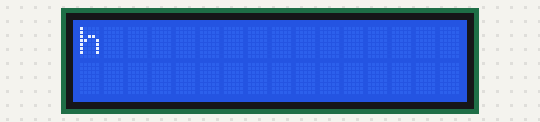
This sketch was run on a simulated Arduino Uno, built with avr-gcc and run on an emulated ATmega328P. Shown: 20×4 character LCD. Wiring (inferred from the names in the program): character LCD (HD44780): RS pin 4; E pin 16; data pin 14, pin 8, pin 10, pin 5. Random numbers use the default seed unless the sketch sets one.

Above: at 0.33 s.
At 4.64 s:
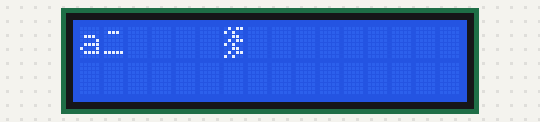
At 8.26 s:
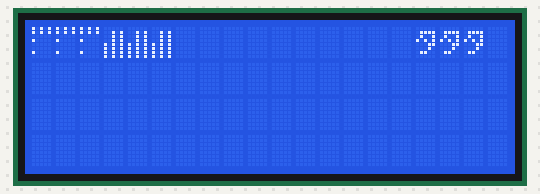
At 16.81 s:
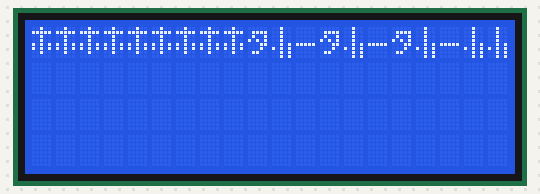
At 27.38 s:
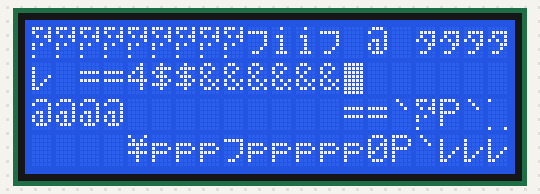
At 38.36 s:
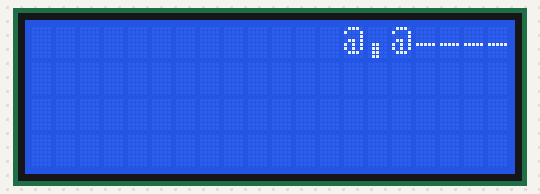

The sketch:

matrixFun.ino
```cpp
int rows[8] = {9,3,2,12,15,11,7,6};
int cols[8] = {13,8,17,10,5,16,4,14};

int img[10][8][8] =
{
{
{0,0,1,1,1,1,0,0},
{0,1,1,1,1,1,1,0},
{0,1,1,0,0,1,1,0},
{0,1,1,0,0,1,1,0},
{0,1,1,0,0,1,1,0},
{0,1,1,0,0,1,1,0},
{0,1,1,1,1,1,1,0},
{0,0,1,1,1,1,0,0}
},
{
{0,1,1,1,1,1,0,1},
{0,1,1,1,1,1,0,1},
{0,1,1,1,1,1,0,1},
{0,1,1,1,1,1,0,1},
{0,1,1,1,1,1,0,1},
{0,1,1,1,1,1,0,1},
{0,1,1,1,1,1,0,1},
{0,1,1,1,1,1,0,1}
},
{
{0,1,1,1,1,1,0,1},
{0,1,1,1,1,1,0,1},
{0,1,1,1,1,1,0,1},
{0,1,1,1,1,1,0,1},
{0,1,1,1,1,1,0,1},
{0,1,1,1,1,1,0,1},
{0,1,1,1,1,1,0,1},
{0,1,1,1,1,1,0,1}
},
{
{0,1,1,1,1,1,0,1},
{0,1,1,1,1,1,0,1},
{0,1,1,1,1,1,0,1},
{0,1,1,1,1,1,0,1},
{0,1,1,1,1,1,0,1},
{0,1,1,1,1,1,0,1},
{0,1,1,1,1,1,0,1},
{0,1,1,1,1,1,0,1}
},
{
{0,1,1,1,1,1,0,1},
{0,1,1,1,1,1,0,1},
{0,1,1,1,1,1,0,1},
{0,1,1,1,1,1,0,1},
{0,1,1,1,1,1,0,1},
{0,1,1,1,1,1,0,1},
{0,1,1,1,1,1,0,1},
{0,1,1,1,1,1,0,1}
},
{
{0,1,1,1,1,1,0,1},
{0,1,1,1,1,1,0,1},
{0,1,1,1,1,1,0,1},
{0,1,1,1,1,1,0,1},
{0,1,1,1,1,1,0,1},
{0,1,1,1,1,1,0,1},
{0,1,1,1,1,1,0,1},
{0,1,1,1,1,1,0,1}
},
{
{0,1,1,1,1,1,0,1},
{0,1,1,1,1,1,0,1},
{0,1,1,1,1,1,0,1},
{0,1,1,1,1,1,0,1},
{0,1,1,1,1,1,0,1},
{0,1,1,1,1,1,0,1},
{0,1,1,1,1,1,0,1},
{0,1,1,1,1,1,0,1}
},
{
{0,1,1,1,1,1,0,1},
{0,1,1,1,1,1,0,1},
{0,1,1,1,1,1,0,1},
{0,1,1,1,1,1,0,1},
{0,1,1,1,1,1,0,1},
{0,1,1,1,1,1,0,1},
{0,1,1,1,1,1,0,1},
{0,1,1,1,1,1,0,1}
},
{
{0,1,1,1,1,1,0,1},
{0,1,1,1,1,1,0,1},
{0,1,1,1,1,1,0,1},
{0,1,1,1,1,1,0,1},
{0,1,1,1,1,1,0,1},
{0,1,1,1,1,1,0,1},
{0,1,1,1,1,1,0,1},
{0,1,1,1,1,1,0,1}
},
{
{0,1,1,1,1,1,0,1},
{0,1,1,1,1,1,0,1},
{0,1,1,1,1,1,0,1},
{0,1,1,1,1,1,0,1},
{0,1,1,1,1,1,0,1},
{0,1,1,1,1,1,0,1},
{0,1,1,1,1,1,0,1},
{0,1,1,1,1,1,0,1}
}
};

int screen[] = {
1,0,0,0,0,0,0,0,
0,0,0,0,0,0,0,0,
0,0,0,0,0,0,0,0,
0,0,0,0,0,0,0,0,
0,0,0,0,0,0,0,0,
0,0,0,0,0,0,0,0,
0,0,0,0,0,0,0,0,
0,0,0,0,0,0,0,0
};

void drawScreen(){
  for (int y = 0; y < 8; y++){
    for (int x = 0; x < 8; x++){
      digitalWrite(cols[x], screen[y*8+x] == 1 ? HIGH : LOW);
    }
    digitalWrite(rows[y], LOW);
    delayMicroseconds(100);
    digitalWrite(rows[y], HIGH);
  }
}

void putPixel(byte x, byte y, byte c){
  screen[y*8+x] = c;
}

void doSomething(){
  byte temp = screen[0];
  for (int i = 0 ; i < 64 ; i++){
    screen[i]=screen[(i+1) % 64];
  }
  screen[63] = temp;
}


long count = 0;
void loop(){
  count++;
  //int r = analogRead(4);
//  int rv = map(r, 0, 1023,1,500);
  int rv= 10;
  drawScreen();

  if (count > rv){
    count = 0;
    doSomething();
  }


  if (count % 100){
    byte rn = random(10);
    putPixel(random(8), random(8), rn > 5? 1 : 0);
  }


}

int index = 0;


void setup() {
  // put your setup code here, to run once:
  for (int i = 0; i < 8; i++){
    pinMode(rows[i], OUTPUT);
    pinMode(cols[i], OUTPUT);
    digitalWrite(cols[i], LOW);
    digitalWrite(rows[i], LOW);
  }
}


void loopx() {
  count ++;

  int r = analogRead(4);
  int rv = map(r, 0, 1023,10,100);
//  if (count % 100 == 0) index++;
  if (count > rv){
    count = 0;
    index++;
  }

  for (int y = 0; y< 8; y++){

    for (int x = 0; x < 8; x++){
      digitalWrite(cols[x], img[index % 10][x][y] == 1 ? HIGH : LOW);
    }

   digitalWrite(rows[y], LOW);
   delayMicroseconds(10000);
   digitalWrite(rows[y], HIGH);
   delayMicroseconds(10000);


  }


}
```
